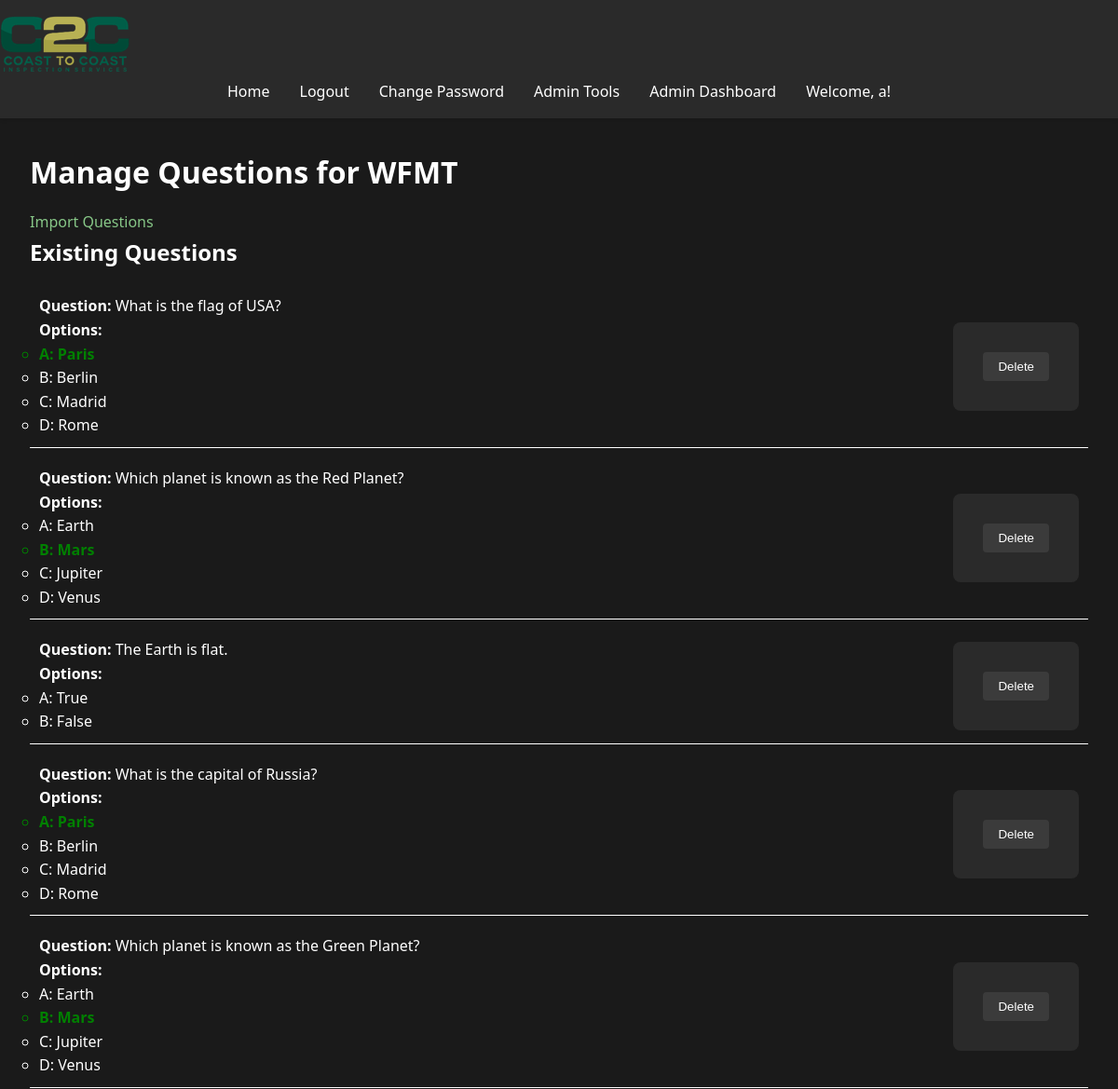
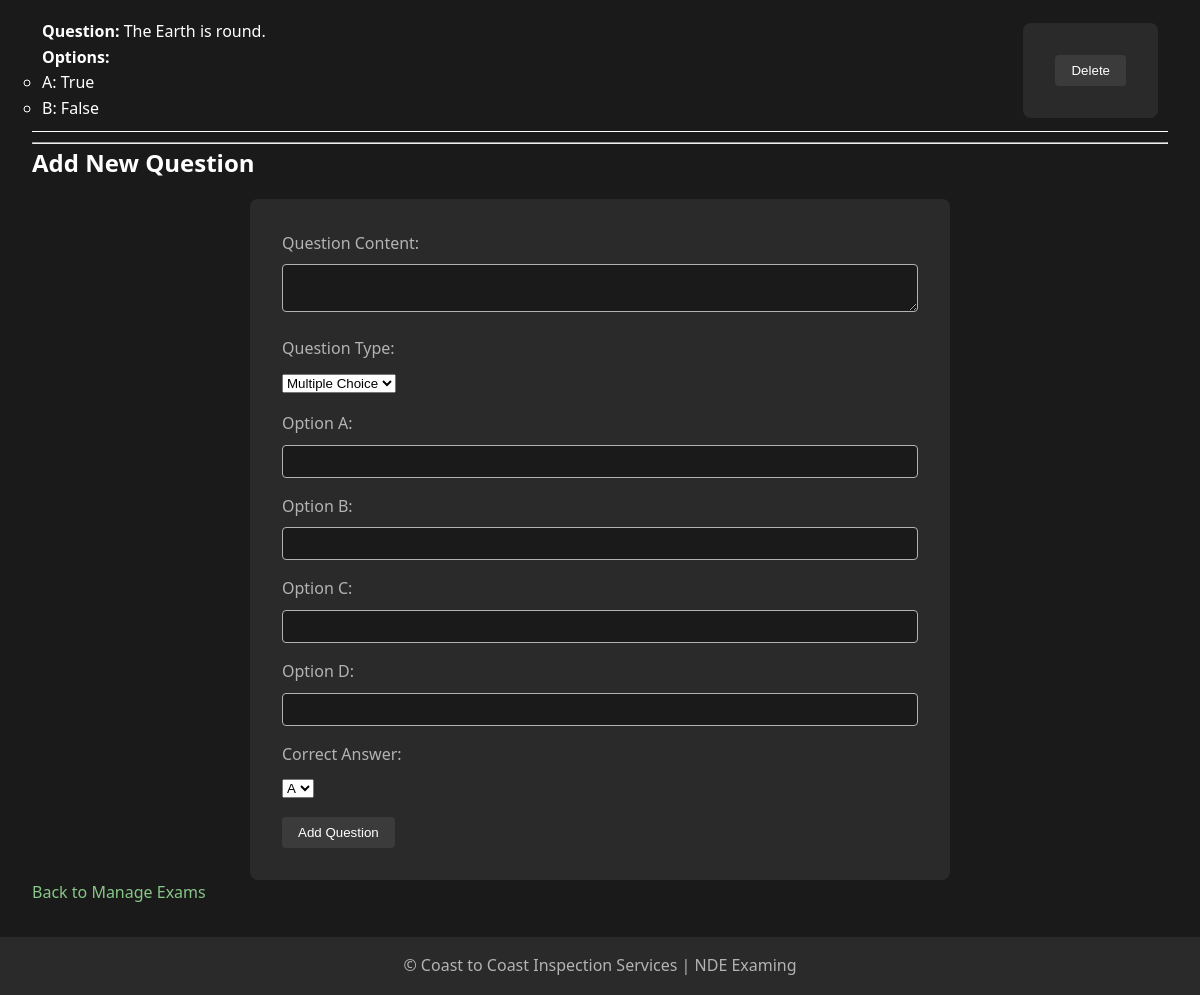
/admin/manage_questions/1 (signed in), run on the app's committed database (2 pictures, top to bottom).
### models.py (models this page shows, shortened)
class User(UserMixin, db.Model):
    id = db.Column(db.Integer, primary_key=True)
    username = db.Column(db.String(80), unique=True, nullable=False)
    password = db.Column(db.String(120), nullable=False)
    is_admin = db.Column(db.Boolean, default=False)
    exam_results = db.relationship('ExamResult', back_populates='user', lazy=True)
    accesses = db.relationship('ExamAccess', back_populates='user', lazy=True)
    access_requests = db.relationship('ExamAccessRequest', back_populates='user', lazy=True)

class Exam(db.Model):
    __tablename__ = 'exam'
    id = db.Column(db.Integer, primary_key=True)
    title = db.Column(db.String(100), nullable=False)
    question_count = db.Column(db.Integer, nullable=False, default=10)
    exam_results = relationship('ExamResult', back_populates='exam', cascade='all, delete-orphan')
    questions = relationship('Question', back_populates='exam', cascade='all, delete-orphan')
    accesses = db.relationship('ExamAccess', back_populates='exam', lazy=True, cascade="all, delete-orphan")
    access_requests = db.relationship('ExamAccessRequest', back_populates='exam', lazy=True, cascade="all, delete-orphan")

class Question(db.Model):
    __tablename__ = 'question'
    id = db.Column(db.Integer, primary_key=True)
    content = db.Column(db.String(500), nullable=False)
    option_a = db.Column(db.String(200), nullable=False)
    option_b = db.Column(db.String(200), nullable=False)
    option_c = db.Column(db.String(200), nullable=True)
    option_d = db.Column(db.String(200), nullable=True)
    correct_answer = db.Column(db.String(1), nullable=False)
    exam_id = db.Column(db.Integer, db.ForeignKey('exam.id'), nullable=False)
    exam = db.relationship('Exam', back_populates='questions')
    missed_questions = db.relationship('MissedQuestion', back_populates='question', lazy=True)

### app.py (the view, shortened to what this page needs)
@app.route('/admin/manage_questions/<int:exam_id>', methods=['GET', 'POST'])
@login_required
def manage_questions(exam_id):
    if not current_user.is_admin:
        flash('You do not have permission to access this page.', 'error')
        return redirect(url_for('home'))
    exam = Exam.query.get_or_404(exam_id)
    questions = Question.query.filter_by(exam_id=exam.id).all()
    return render_template('manage_questions.html', exam=exam, questions=questions)

### app.py (called while the page is built)
@app.before_request
def reset_session_on_navigation():
    exam_endpoints = ['take_exam', 'submit_exam']
    current_endpoint = request.endpoint
    if current_endpoint is None:
        return

@app.context_processor
def utility_processor():
    def format_pacific_time(utc_dt):
        pacific_time = utc_to_pacific(utc_dt)
        return pacific_time.strftime('%Y-%m-%d %I:%M:%S %p %Z')
    return dict(format_pacific_time=format_pacific_time)

@login_manager.user_loader
def load_user(user_id):
    return User.query.get(int(user_id))

@app.before_request
def manage_exam_session():
    if 'start_new_exam' in request.args:
        session.pop('answers', None)
        session.pop('flagged', None)
        session.pop('current_index', None)
        session.pop('start_time', None)
    elif 'exam_submitted' in session and request.endpoint != 'exam_results':
        session.pop('answers', None)
        session.pop('flagged', None)
        session.pop('current_index', None)
        session.pop('start_time', None)
        session.pop('exam_submitted', None)

### templates/manage_questions.html (shortened to what this page needs)
{% extends "base.html" %}
{% block content %}
    <h1>Manage Questions for {{ exam.title }}</h1>
    <a href="{{ url_for('import_questions', exam_id=exam.id) }}" class="btn btn-secondary" style="margin-top: 20px;">Import Questions</a>
    <h2>Existing Questions</h2>
    {% if questions %}
        <ul style="list-style-type: none; padding: 0;">
            {% for question in questions %}
                <li style="margin-bottom: 10px; border-bottom: white solid 1px; padding: 10px; display: flex; justify-content: space-between;">
                    <div>
                        <p><strong>Question:</strong> {{ question.content }}</p>
                        <p><strong>Options:</strong></p>
                        <ul>
                            <li style="{% if question.correct_answer == 'A' %}color: green; font-weight: bold;{% endif %}">
                                A: {{ question.option_a }}
                            </li>
                            <li style="{% if question.correct_answer == 'B' %}color: green; font-weight: bold;{% endif %}">
                                B: {{ question.option_b }}
                            </li>
                            {% if question.option_c %}
                            <li style="{% if question.correct_answer == 'C' %}color: green; font-weight: bold;{% endif %}">
                                C: {{ question.option_c }}
                            </li>
                            {% endif %}
                            {% if question.option_d %}
                            <li style="{% if question.correct_answer == 'D' %}color: green; font-weight: bold;{% endif %}">
                                D: {{ question.option_d }}
                            </li>
                            {% endif %}
                        </ul>
                    </div>
                    <div style="display: flex; align-items: center;">
                        <form action="{{ url_for('delete_question', question_id=question.id) }}" method="POST" style="display:inline;">
                            <button type="submit" class="btn btn-danger btn-sm" onclick="return confirm('Are you sure you want to delete this question?');">Delete</button>
                        </form>
                    </div>
                </li>
            {% endfor %}
        </ul>
    {% else %}
        <p>No questions available for this Exam.</p>
    {% endif %}
    <hr>
    <h2>Add New Question</h2>
    <form method="POST">
        <div class="form-group">
            <label for="content">Question Content:</label>
            <textarea name="content" id="content" class="form-control" required></textarea>
        </div>
        <div class="form-group">
            <label for="question_type">Question Type:</label>
            <select name="question_type" id="question_type" class="form-control" required>
                <option value="multiple_choice">Multiple Choice</option>
            </select>
        </div>
        <div class="form-group">
            <label for="option_a">Option A:</label>
            <input type="text" name="option_a" id="option_a" class="form-control" required>
        </div>
        <div class="form-group">
            <label for="option_b">Option B:</label>
            <input type="text" name="option_b" id="option_b" class="form-control" required>
        </div>
        <div class="form-group multiple-choice-options">
            <label for="option_c">Option C:</label>
            <input type="text" name="option_c" id="option_c" class="form-control">
        </div>
        <div class="form-group multiple-choice-options">
            <label for="option_d">Option D:</label>
            <input type="text" name="option_d" id="option_d" class="form-control">
        </div>
        <div class="form-group">
            <label for="correct_answer">Correct Answer:</label>
            <select name="correct_answer" id="correct_answer" class="form-control" required>
                <option value="A">A</option>
            </select>
        </div>
        <button type="submit" class="btn btn-primary">Add Question</button>
    </form>
    <a href="{{ url_for('manage_exams') }}" class="btn btn-secondary" style="margin-top: 20px;">Back to Manage Exams</a>
{% endblock %}

### templates/base.html (shortened to what this page needs)
<!DOCTYPE html>
<html lang="en">
<head>
    <link rel="stylesheet" href="{{ url_for('static', filename='css/style.css') }}">
</head>
<body>
    <header>
        <nav class="navbar">
            <a class="navbar-brand" href="{{ url_for('home') }}">
                <img src="{{ url_for('static', filename='images/logo.png') }}" alt="Logo" class="logo">
            </a>
            <ul class="navbar-nav">
                <li><a href="{{ url_for('home') }}">Home</a></li>
                {% if current_user.is_authenticated %}
                    <li><a href="{{ url_for('logout') }}">Logout</a></li>
                    <li><a href="{{ url_for('change_password') }}">Change Password</a></li>
                    {% if current_user.is_admin %}
                        <li><a href="{{ url_for('admin.index') }}">Admin Tools</a></li>
                        <li><a href="{{ url_for('admin_dashboard') }}">Admin Dashboard</a></li>
                    {% endif %}
                    <li class="user-welcome">
                        <span>Welcome, {{ current_user.username }}!</span>
                    </li>
                {% else %}
                    <li><a href="{{ url_for('login') }}">Login</a></li>
                    <li><a href="{{ url_for('register') }}">Register</a></li>
                {% endif %}
            </ul>
        </nav>
    </header>
    <main>
        {% block content %}{% endblock %}
    </main>
    <footer>
        <p>&copy; Coast to Coast Inspection Services | NDE Examing</p>
    </footer>
</body>
</html>

### static/css/style.css (style rules this page uses)
:root { --bg-primary: #1a1a1a; --bg-secondary: #2a2a2a; --text-primary: #ffffff; --text-secondary: #b3b3b3; --accent-color: #87c787; --error-color: #cf6679; --success-color: #03dac6; }
* { box-sizing: border-box; margin: 0; padding: 0; }
body { font-family: 'Segoe UI', Tahoma, Geneva, Verdana, sans-serif; line-height: 1.6; color: var(--text-primary); background-color: var(--bg-primary); min-height: 100vh; display: flex; flex-direction: column; }
header { background-color: var(--bg-secondary); padding: 1rem 0; box-shadow: 0 2px 4px rgba(0,0,0,0.1); }
nav ul { display: flex; justify-content: center; list-style-type: none; }
nav ul li { margin: 0 1rem; }
nav ul li a { color: var(--text-primary); text-decoration: none; font-weight: 500; transition: color 0.3s ease; }
main { flex: 1; padding: 2rem; max-width: 1200px; margin: 0 auto; width: 100%; }
h1, h2, h3 { margin-bottom: 1rem; color: var(--text-primary); }
a { color: var(--accent-color); text-decoration: none; transition: color 0.3s ease; }
form { background-color: var(--bg-secondary); padding: 2rem; border-radius: 8px; max-width: 700px; margin: 0 auto; }
form div { margin-bottom: 1rem; }
label { display: block; margin-bottom: 0.5rem; color: var(--text-secondary); }
input[type="text"], input[type="password"], textarea { width: 100%; padding: 0.5rem; border: 1px solid var(--text-secondary); border-radius: 4px; background-color: var(--bg-primary); color: var(--text-primary); }
.btn-sm { max-height: 80px; }
button { background-color: rgb(59, 59, 59); color: var(--text-primary); padding: 0.5rem 1rem; border: none; border-radius: 4px; cursor: pointer; transition: background-color 0.3s ease; }
footer { text-align: center; padding: 1rem 0; background-color: var(--bg-secondary); color: var(--text-secondary); }

### data on the page
User: username "a"
Exam: title "WFMT"
Question: content "What is the flag of USA?", option_a "Paris", option_b "Berlin", option_c "Madrid", option_d "Rome"
Question: content "Which planet is known as the Red Planet?", option_a "Earth", option_b "Mars", option_c "Jupiter", option_d "Venus"
Question: content "The Earth is flat.", option_a "True", option_b "False"
Question: content "What is the capital of Russia?", option_a "Paris", option_b "Berlin", option_c "Madrid", option_d "Rome"
Question: content "Which planet is known as the Green Planet?", option_a "Earth", option_b "Mars", option_c "Jupiter", option_d "Venus"
Question: content "The Earth is round.", option_a "True", option_b "False"
